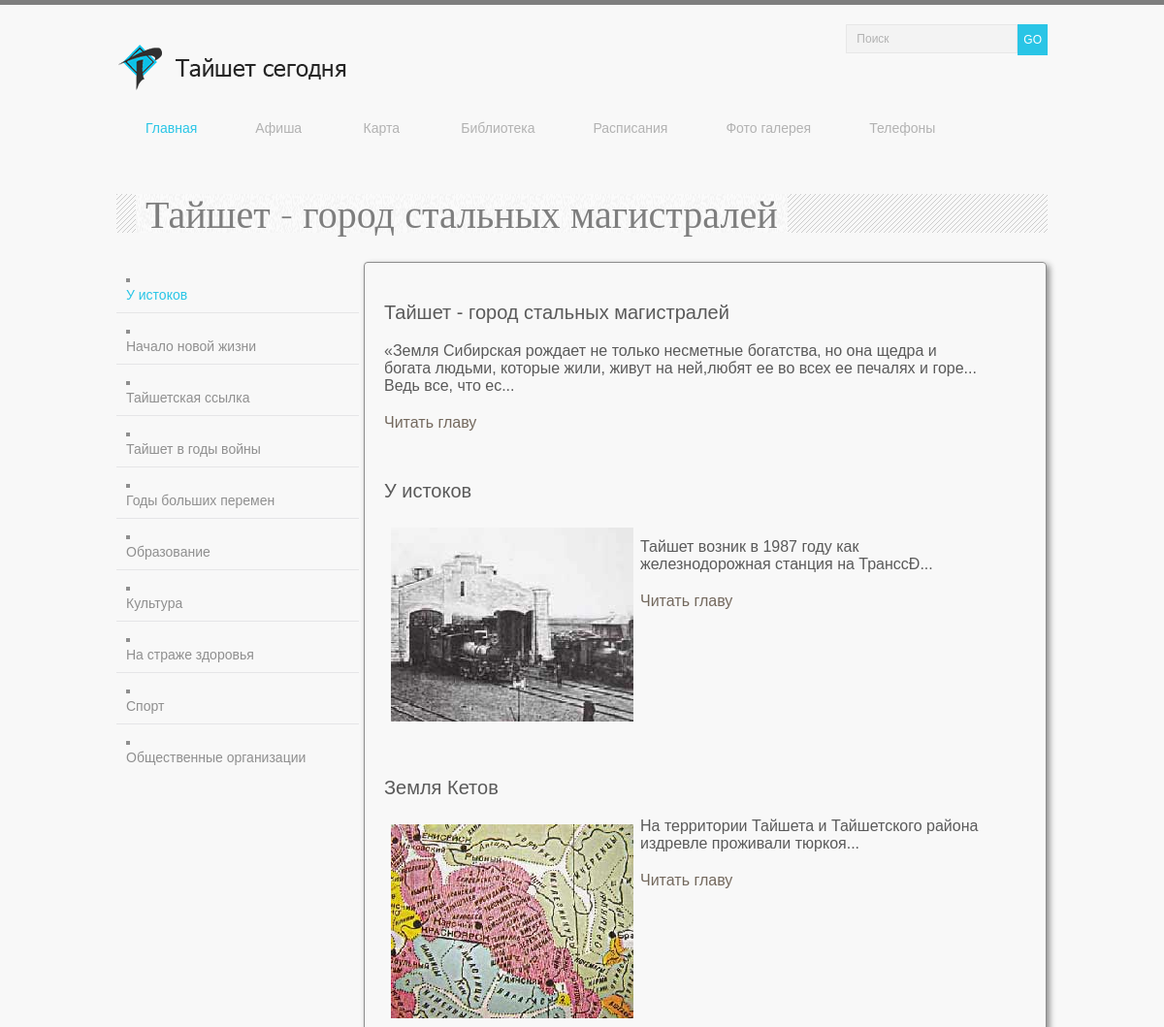
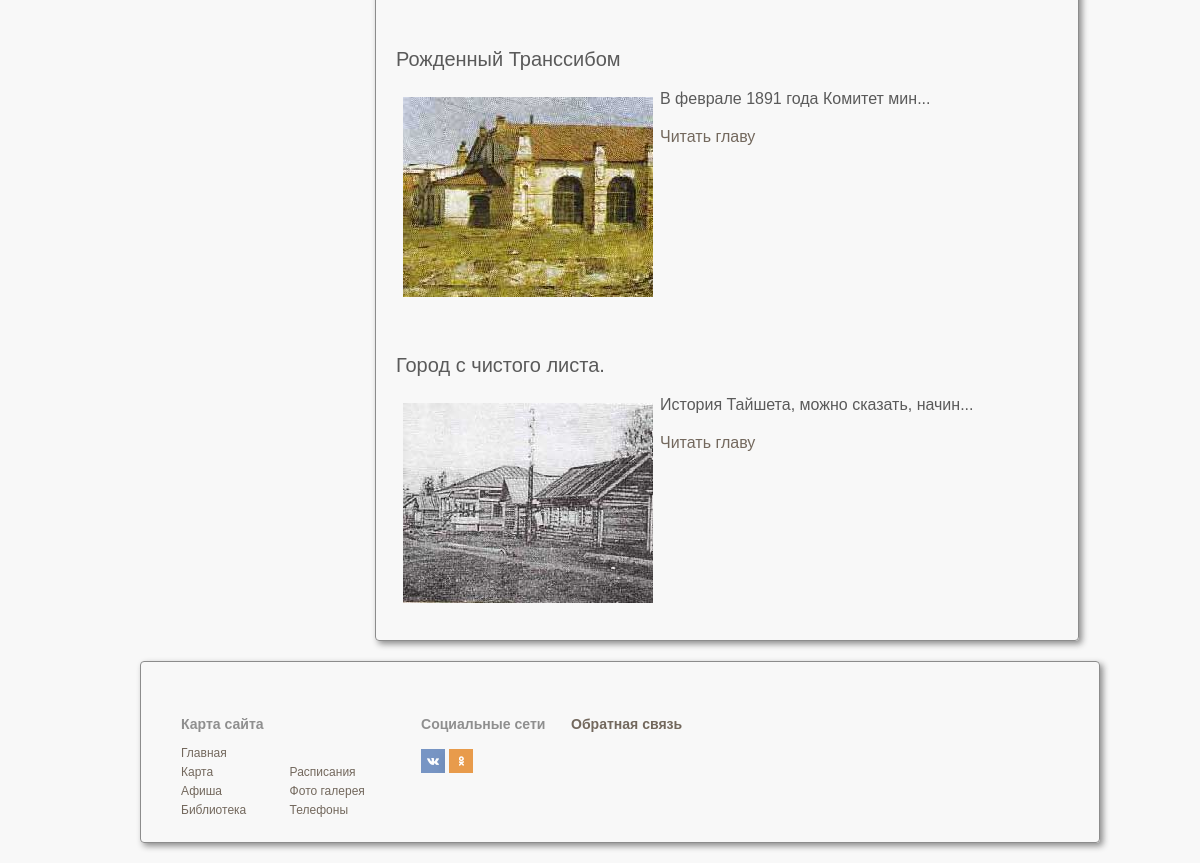
Page /tayshet_gorod_stalnykh_magistraley_u_istokov.php on the committed database (2 pictures, top to bottom).
### tables this page shows
CREATE TABLE stocks ( id INTEGER PRIMARY KEY, text TEXT, img TEXT, zag TEXT, date TEXT, link TEXT);

### bookPages/blockGorodTwo.php (the view)
<div class="pageBookBlock">
	<?php
	$start = "novosti";
  	$db = new PDO("sqlite:admin/post3.db");
  if($_GET['novosti']=="click" or $start=="novosti") {
   $res = $db->query("SELECT * FROM stocks WHERE id > 0 LIMIT 5;");
   if($_GET['news']=="click") { $start = "novosti";
    $fog = $_GET['nom'];
  	$res = sqlite_query($db, "SELECT * FROM stocks WHERE id=$fog ;");
	foreach ($res as $array)
         {
	echo("<div class=\"zagol\">".$array['zag']."</div><div class=\"text\">".stripcslashes($array['text'])."</div>");
         }
		 }
   else{
   foreach ($res as $array)
         {
		 if(strlen($array['text'])>300) { $osnovtexti = substr($array['text'],0,300);
		 $osnovtext = stripcslashes($osnovtexti."..."); }
		 else { $osnovtext = stripcslashes($array['text']); }
         echo("<div class=\"smallBlogArticle\">");
         echo("<p class=\"zagol\">".$array['zag']."</p>");
		 echo("<p>".$osnovtext."</p>");
	   if(strlen($array['text'])>300){
		 echo("<div class=\"text\"><a href=\"/".$array['id']."\">Читать главу</a></div>");}
		 echo("</div>");
         }
       }
     }
	?>
</div>

### css/main.css (style rules this page uses)
*,legend { box-sizing:border-box }
header,img { padding:20px 0 }
html { font-family:sans-serif;-ms-text-size-adjust:100%;-webkit-text-size-adjust:100% }
a { background-color:transparent }
img { border-style:none }
body { color:#8f8f8f;font:12px Tahoma,sans-serif;background-color:#f8f8f8;border-top:5px solid #7e7e7e;margin:0 }
p { margin:20px 0 }
#form a,a { text-decoration:none }
.pageBookBlock,.pageBookBlockMain { text-overflow:ellipsis;box-shadow:3px 3px 6px 0 #8c8c8c;margin:0 0 0 5px;font:400 16px/1 "Times New Roman",Times,serif;box-sizing:content-box;padding:10px;display:inline-block }
.pageBookBlock { width:71%;border:1px solid #8c8c8c;border-radius:4px }
.smallBlogArticle { box-sizing:content-box;width:91%;padding:10px;margin-bottom:10px;overflow:hidden;font:normal normal normal 16px/18px Arial,Times,serif;color:#5a5a5a;text-align:left;display:inline-block;vertical-align:top }
.zagol,.zagolPages { font:normal normal normal 20px/22px Arial,Times,serif }
a { color:#73685d }

### rows in the picture
stocks: zag "Тайшет - город стальных магистралей", text "«Земля Сибирская рождает не только несметные богатства‚ но она щедра и богата людьми, которые жили, живут на ней,любят ее во всех ее печалях и горе... Ведь все, что ес..."
stocks: zag "У истоков", text (picture), text "Тайшет возник в 1987 году как железнодорожная станция на ТранссÐ..."
stocks: zag "Земля Кетов", text (picture), text "На территории Тайшета и Тайшетского района издревле проживали тюркоя..."
stocks: zag "Рожденный Транссибом", text (picture), text "В феврале 1891 года Комитет мин..."
stocks: zag "Город с чистого листа.", text (picture), text "История Тайшета, можно сказать, начин..."

### other values in the picture
$menu[0][0] "Главная"
$menu[1][0] "Афиша"
$menu[6][0] "Карта"
$menu[2][0] "Библиотека"
$menu[3][0] "Расписания"
$menu[4][0] "Фото галерея"
$menu[5][0] "Телефоны"
